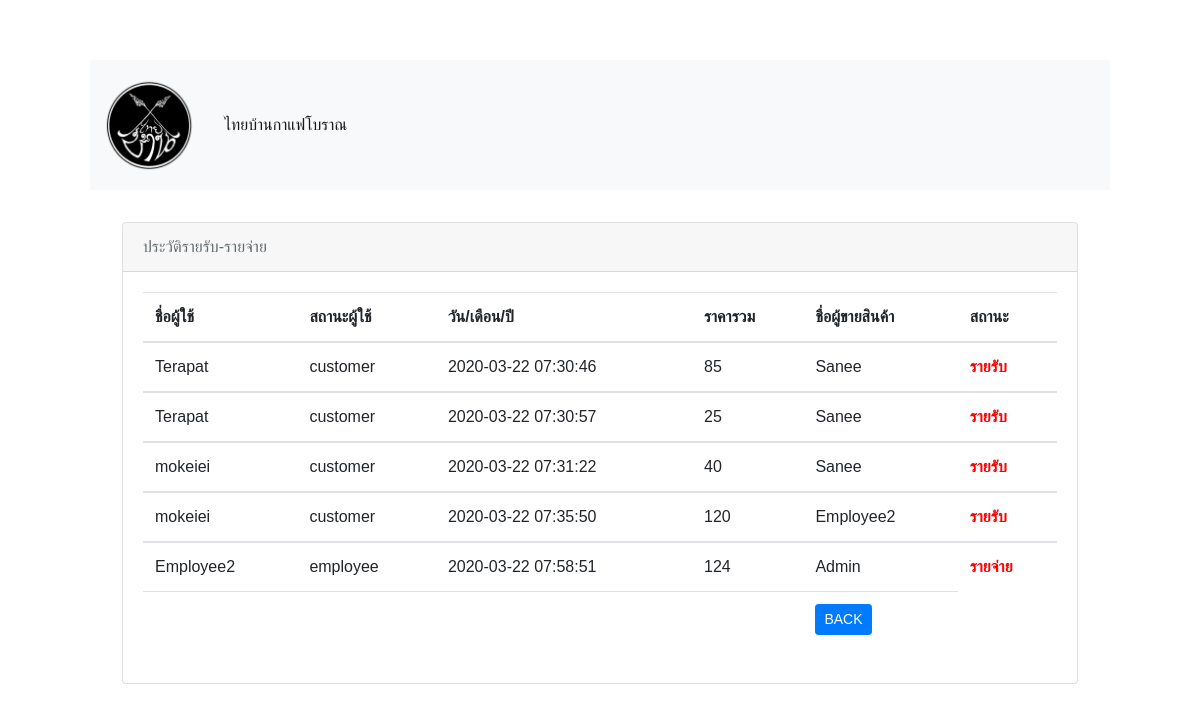
The app's page /i_e.php with its own data.
### tables this page shows
CREATE TABLE `incomeexpense` (
  `IE_id` int(11) NOT NULL,
  `date` timestamp NOT NULL DEFAULT current_timestamp(),
  `user_name` varchar(100) NOT NULL,
  `user_status` int(11) NOT NULL,
  `total_price` int(11) NOT NULL,
  `employee_sale` varchar(100) NOT NULL,
  `IE_status` int(11) NOT NULL
);

CREATE TABLE `status` (
  `user_status` int(11) NOT NULL,
  `status_name` varchar(10) NOT NULL
);

CREATE TABLE `ie_status` (
  `IE_status` int(11) NOT NULL,
  `IE_name` varchar(100) NOT NULL
);

### i_e.php (the view, shortened to what this page needs)
<!DOCTYPE html>
<html lang="en">
<head>
    <?php
    include "navbar.php";
    ?>
</head>
<body>
    <div class="container">
        <nav class="navbar navbar-expand-lg navbar-light bg-light">
            <a class="navbar-brand" href=""><img src='photo/profile/LOGO.png' width='100'></a>
            <div class="collapse navbar-collapse" id="navbarSupportedContent">
                <ul class="navbar-nav mr-auto">
                    <li class="nav-item active ">
                        <a class="nav-link">ไทยบ้านกาแฟโบราณ<span class="sr-only">(current)</span></a>
                    </li>
                </ul>
            </div>
        </nav>
        <div class="card product-card">
            <div class="card-header">
                ประวัติรายรับ-รายจ่าย
            </div>
            <div class="card-body">
                <table class="table">
                    <thead>
                        <?php
                        $stmt = $pdo->prepare("SELECT incomeexpense.user_name,date,status_name,total_price,IE_name,incomeexpense.IE_status,employee_sale FROM incomeexpense,status,ie_status WHERE incomeexpense.IE_status = ie_status.IE_status
                        AND incomeexpense.user_status = status.user_status");
                        $stmt->execute();
                        $i = 0;
                        while ($row = $stmt->fetch()) {
                            if ($i == 0) { ?>
                                <tr>
                                    <th scope="col">ชื่อผู้ใช้</th>
                                    <th scope="col">สถานะผู้ใช้</th>
                                    <th scope="col">วัน/เดือน/ปี</th>
                                    <th scope="col">ราคารวม</th>
                                    <th scope="col">ชื่อผู้ขายสินค้า</th>
                                    <th scope="col">สถานะ</th>
                                    <?php $i = $i+1; ?>
                                <?php } ?>
                                </tr>
                    </thead>
                    <tbody>
                        <tr>
                            <td><?= $row['user_name']; ?></td>
                            <td><?= $row['status_name']; ?></td>
                            <td><?= $row['date']; ?></td>
                            <td><?= $row['total_price']; ?></td>
                            <td><?= $row['employee_sale']; ?></td>
                            <td class="amount-stock"><?= $row['IE_name']; ?></td>
                        </tr>
                    <?php } ?>
                    <tr>
                        <td colspan="4">
                        <td><a href="order.php"><input type=button class="btn btn-primary btn-sm" value='BACK'></a></td>
                    </tr>
                    </tbody>
                </table>
            </div>
        </div>
    </div>
</body>
</html>

### style.css (style rules this page uses)
body { background-color: white; }
.container { background-color: white; padding: 5% 5%; margin: 0% auto 0%; height: 100%; }
.product-card { margin: 2em; }

### navbar.php (style rules this page uses)
html, body { background-color: #fff; color: #636b6f; font-family: 'Nunito', sans-serif; font-weight: 200; height: 100vh; margin: 0; }
.navbar { padding: 1%; }
a { color: #9a9da0; text-decoration: none; }
.amount-stock { color: red; font-weight: bold; }

### records on screen
incomeexpense: shows "ชื่อผู้ใช้", user_name "Terapat", status.status_name "customer", date "2020-03-22 07:30:46", total_price "85", employee_sale "Sanee", IE_status.IE_name "รายรับ"
incomeexpense: user_name "Terapat", status.status_name "customer", date "2020-03-22 07:30:57", total_price "25", employee_sale "Sanee", IE_status.IE_name "รายรับ"
incomeexpense: user_name "mokeiei", status.status_name "customer", date "2020-03-22 07:31:22", total_price "40", employee_sale "Sanee", IE_status.IE_name "รายรับ"
incomeexpense: user_name "mokeiei", status.status_name "customer", date "2020-03-22 07:35:50", total_price "120", employee_sale "Employee2", IE_status.IE_name "รายรับ"
incomeexpense: user_name "Employee2", status.status_name "employee", date "2020-03-22 07:58:51", total_price "124", employee_sale "Admin", IE_status.IE_name "รายจ่าย"
